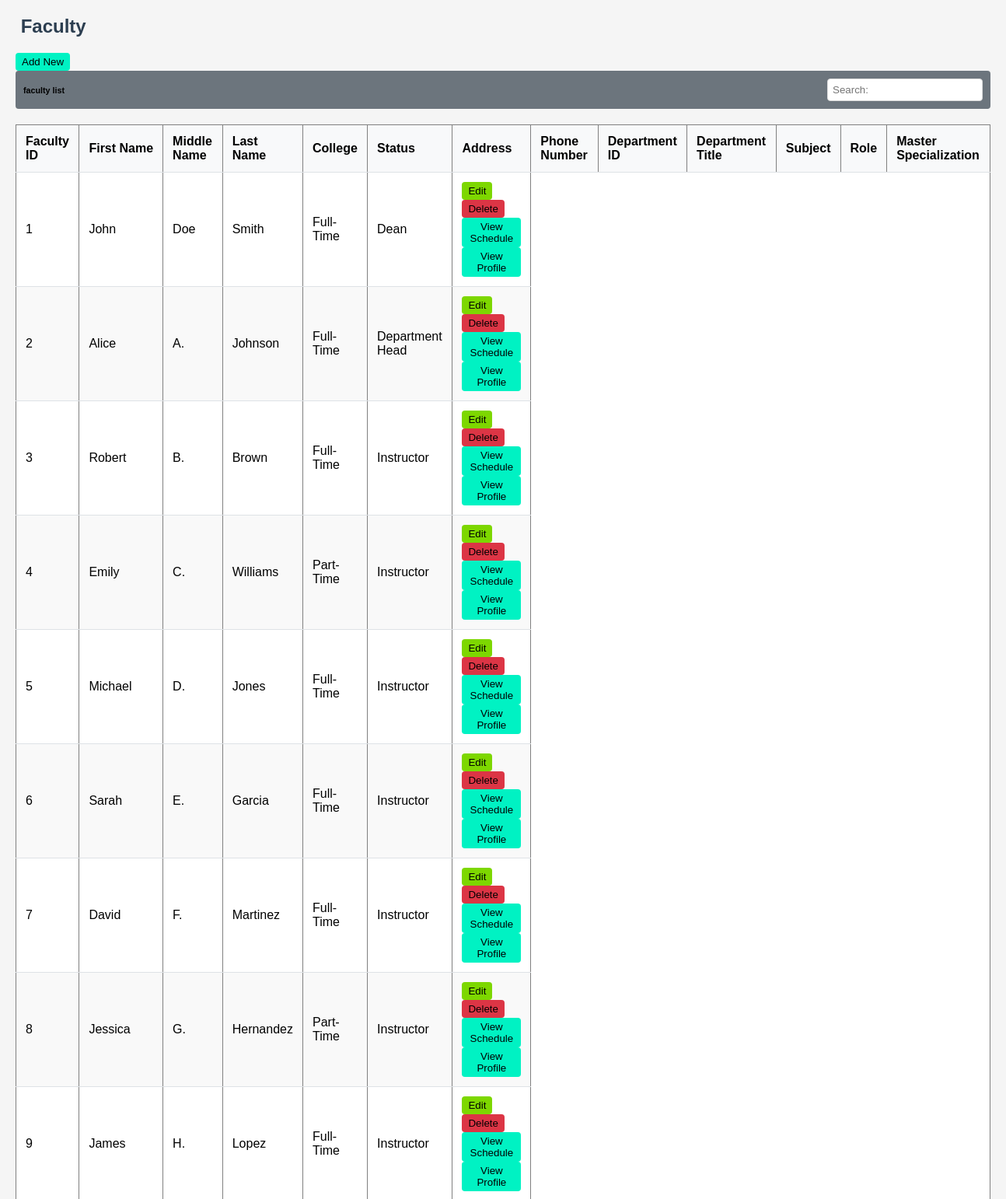
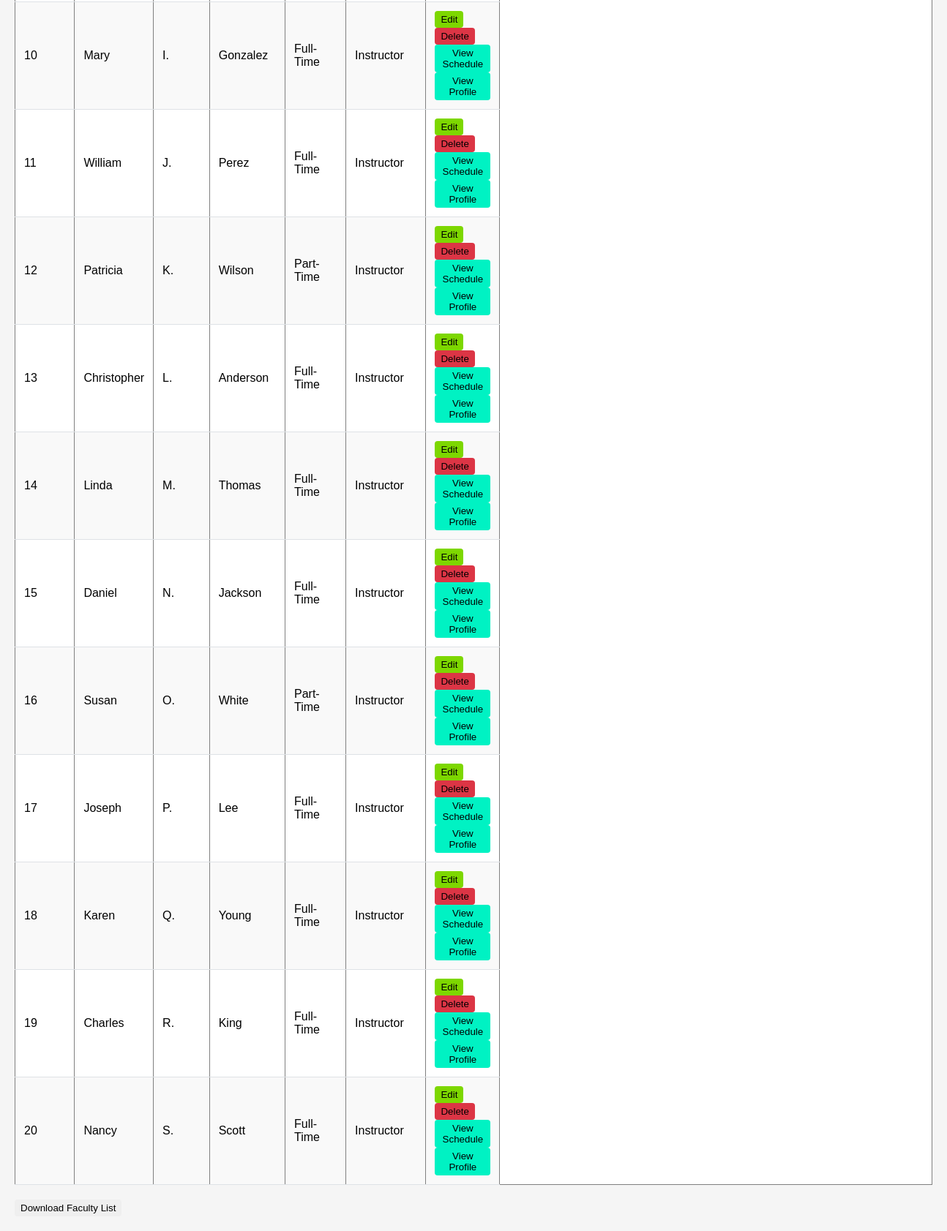
/frame/faculty.php (signed in), run on the app's committed database (2 pictures, top to bottom).
### tables this page shows
CREATE TABLE `faculty` (
  `faculty_id` int(11) NOT NULL,
  `firstname` varchar(50) NOT NULL,
  `middlename` varchar(50) DEFAULT NULL,
  `lastname` varchar(50) NOT NULL,
  `college` varchar(100) DEFAULT NULL,
  `employment_status` enum('Full-Time','Part-Time') DEFAULT 'Full-Time',
  `address` text DEFAULT NULL,
  `phone_no` varchar(20) NOT NULL,
  `departmentID` varchar(50) DEFAULT NULL,
  `role` enum('Dean','Department Head','Instructor') DEFAULT NULL,
  `master_specialization` varchar(255) DEFAULT NULL,
  `created_at` timestamp NOT NULL DEFAULT current_timestamp(),
  `max_weekly_hours` int(11) DEFAULT 18
);

### back/faculty.php (called while the page is built, shortened)
<?php
include_once "../connections/connection.php";
$role = $_SESSION['role'];
$id = $_SESSION['id'];
$stmt = $pdo->prepare("SELECT departmentID FROM faculty where faculty_id = :id");
$stmt->bindParam(':id', $id);
$stmt->execute();
$department = $stmt->fetchColumn();
if(!empty($department) && $role != 'instructor') {
    if(!empty($department) && isset($department)) {
        try {
            $sql = "SELECT * FROM faculty where departmentID = '$department'";
            $stmt = $conn->query($sql);
            $facultyList = $stmt->fetchAll(PDO::FETCH_ASSOC);
        } catch (PDOException $e) {
            echo "Error fetching faculty list: " . $e->getMessage();
        }
    }else{
        echo "hahaha";
        if($department == null){
            echo "no department";
        }
        exit();
    }
}

### frame/faculty.php (the view, shortened to what this page needs)
<?php
    include_once("../back/faculty.php");
?>
<!DOCTYPE html>
<html lang="en">
<head>
</head>
<body>
    <div class="main-content">
        <div class="header">
            <h1><?php echo $_GET['department']?>&nbsp;Faculty</h1>
        </div>
        <button class="add-btn" onclick="openAddNewModal()">Add New</button>
        <div class="toolbar">
            <div class="toolbar-buttons">
                <h6>faculty list</h6>
            </div>
            <input type="text" placeholder="Search:" class="search-box">
        </div>
        <table border="1" id="faculty-table">
            <thead>
                <tr>
                    <th>Faculty ID</th>
                    <th>First Name</th>
                    <th>Middle Name</th>
                    <th>Last Name</th>
                    <th>College</th>
                    <th>Status</th>
                    <th>Address</th>
                    <th>Phone Number</th>
                    <th>Department ID</th>
                    <th>Department Title</th>
                    <th>Subject</th>
                    <th>Role</th>
                    <th>Master Specialization</th>
                </tr>
            </thead>
            <tbody id="faculty-table-body">
                <?php
                if (!empty($facultyList)) {
                    foreach ($facultyList as $faculty) {
                        echo "<tr>";
                        echo "<td>" . htmlspecialchars($faculty['faculty_id']) . "</td>";
                        echo "<td>" . htmlspecialchars($faculty['firstname']) . "</td>";
                        echo "<td>" . htmlspecialchars($faculty['middlename']) . "</td>";
                        echo "<td>" . htmlspecialchars($faculty['lastname']) . "</td>";
                        echo "<td>" . htmlspecialchars($faculty['employment_status']) . "</td>";
                        echo "<td>" . htmlspecialchars($faculty['role']) . "</td>";
                        echo "<td>
                                <a href='faculty.php?id=" . urlencode($faculty['faculty_id']) . "&department=" . urlencode($faculty['departmentID']) . "&role=" . urlencode($faculty['role']) . "&action=edit'><button class='edit-btn'>Edit</button></a>
                                <a href='?action=delete&id=" . urlencode($faculty['faculty_id']) . "'><button class='delete-btn'>Delete</button></a>
                                <a href='../frame/viewfacultysched.php?id=" . urlencode($faculty['faculty_id']) . "&department=".($faculty['departmentID']) ."'><button class='schedule-btn'>View Schedule</button></a>
                                <a href='../frame/info.php?id=" . urlencode($faculty['faculty_id']) . "'><button class='schedule-btn'>View Profile</button></a>
                            </td>";
                        echo "</tr>";
                    }
                } else {
                    echo "<tr><td colspan='8'>No faculty members found.</td></tr>";
                }
                ?>
            </tbody>
        </table>
    <button onclick="downloadExcel()">Download Faculty List</button>
    </div>
</body>
</html>

### frame/faculty.php (style rules this page uses)
* { margin: 0; padding: 0; box-sizing: border-box; font-family: Arial, sans-serif; }
body { display: flex; min-height: 100vh; }
.main-content { flex: 1; padding: 20px; background-color: #f5f5f5; }
.header { margin-bottom: 20px; }
.header h1 { font-size: 24px; color: #2c3e50; }
.toolbar { background-color: #6c757d; padding: 10px; border-radius: 4px; margin-bottom: 20px; display: flex; justify-content: space-between; align-items: center; }
.toolbar-buttons { display: flex; gap: 10px; }
.search-box { padding: 6px; border: 1px solid #ddd; border-radius: 4px; width: 200px; }
table { width: 100%; background: white; border-collapse: collapse; margin-bottom: 20px; }
th, td { padding: 12px; text-align: left; border-bottom: 1px solid #dee2e6; }
th { background-color: #f8f9fa; font-weight: bold; }
tr:nth-child(even) { background-color: #f9f9f9; }
button { padding: 4px 8px; border: none; border-radius: 4px; cursor: pointer; }
.delete-btn { background-color: #dc3545; }
.edit-btn { background-color:#7dd700; }
.schedule-btn { background-color: #00f2c3; color:black; }
.add-btn { background-color: #00f2c3; color: black; }

### data on the page
faculty: faculty_id "1", firstname "John", middlename "Doe", lastname "Smith", employment_status "Full-Time", role "Dean"
faculty: faculty_id "2", firstname "Alice", middlename "A.", lastname "Johnson", employment_status "Full-Time", role "Department Head"
faculty: faculty_id "3", firstname "Robert", middlename "B.", lastname "Brown", employment_status "Full-Time", role "Instructor"
faculty: faculty_id "4", firstname "Emily", middlename "C.", lastname "Williams", employment_status "Part-Time", role "Instructor"
faculty: faculty_id "5", firstname "Michael", middlename "D.", lastname "Jones", employment_status "Full-Time", role "Instructor"
faculty: faculty_id "6", firstname "Sarah", middlename "E.", lastname "Garcia", employment_status "Full-Time", role "Instructor"
faculty: faculty_id "7", firstname "David", middlename "F.", lastname "Martinez", employment_status "Full-Time", role "Instructor"
faculty: faculty_id "8", firstname "Jessica", middlename "G.", lastname "Hernandez", employment_status "Part-Time", role "Instructor"
faculty: faculty_id "9", firstname "James", middlename "H.", lastname "Lopez", employment_status "Full-Time", role "Instructor"
faculty: faculty_id "10", firstname "Mary", middlename "I.", lastname "Gonzalez", employment_status "Full-Time", role "Instructor"
faculty: faculty_id "11", firstname "William", middlename "J.", lastname "Perez", employment_status "Full-Time", role "Instructor"
faculty: faculty_id "12", firstname "Patricia", middlename "K.", lastname "Wilson", employment_status "Part-Time", role "Instructor"
faculty: faculty_id "13", firstname "Christopher", middlename "L.", lastname "Anderson", employment_status "Full-Time", role "Instructor"
faculty: faculty_id "14", firstname "Linda", middlename "M.", lastname "Thomas", employment_status "Full-Time", role "Instructor"
faculty: faculty_id "15", firstname "Daniel", middlename "N.", lastname "Jackson", employment_status "Full-Time", role "Instructor"
faculty: faculty_id "16", firstname "Susan", middlename "O.", lastname "White", employment_status "Part-Time", role "Instructor"
faculty: faculty_id "17", firstname "Joseph", middlename "P.", lastname "Lee", employment_status "Full-Time", role "Instructor"
faculty: faculty_id "18", firstname "Karen", middlename "Q.", lastname "Young", employment_status "Full-Time", role "Instructor"
faculty: faculty_id "19", firstname "Charles", middlename "R.", lastname "King", employment_status "Full-Time", role "Instructor"
faculty: faculty_id "20", firstname "Nancy", middlename "S.", lastname "Scott", employment_status "Full-Time", role "Instructor"
